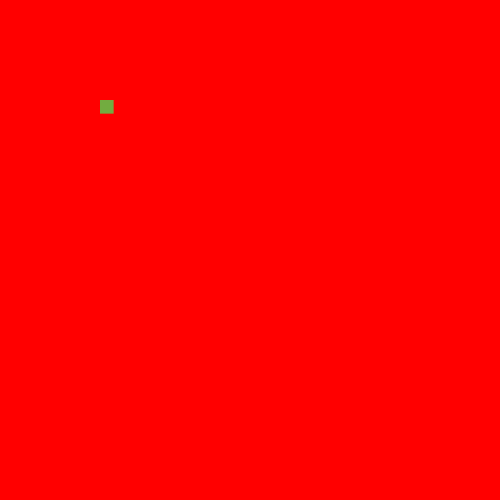
Frame 1 (no input)
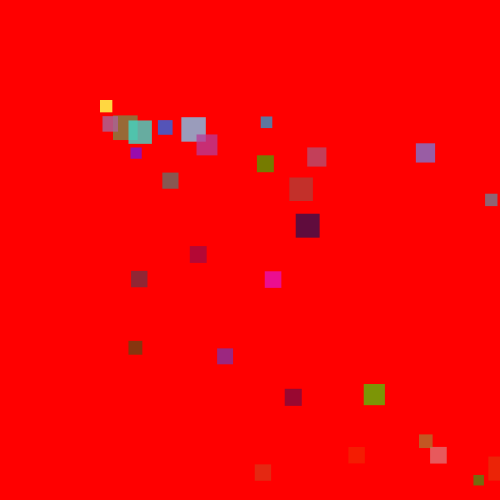
Frame 60 (no input)
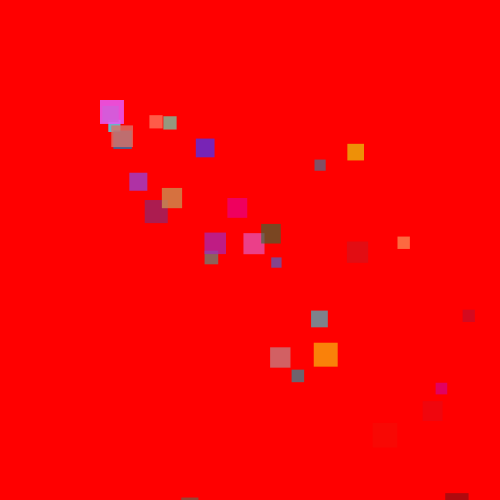
Frame 120 (the mouse pressed at the canvas centre since frame 60)

The p5.js sketch that drew these frames (run headless with seeded random() and noise() and a simulated clock; from frame 60 on, the mouse is pressed at the canvas centre):

// p5.js sketch
// ── sketch.js
let cars = [];

function setup() {
  createCanvas(500, 500);
  noStroke();

  // for (let i = 0; i < 20; i++) {
  //   cars.push(new Car());
  // }
}

function draw() {
  background("red");

  cars.push(new Car());

  for (let i = 0; i < cars.length; i++) {
    cars[i].display();
    cars[i].move();


    if (cars[i].a <= 0) {
      cars.splice(i, 1) ;
    }

  }

  print(cars.length);
}

class Car {
  constructor() {
    // attributes
    this.pos = createVector(100, 100);
    this.vel = createVector(random(1, 20), random(1, 20));
    this.a = random(200, 220) ;
    this.r = random(255) ;
    this.g = random(255) ;
    this.b = random(255) ;
    this.size = random(10,25)
  }

  // methods
  display() {
    fill(this.r, this.g, this.b, this.a);
    rect(this.pos.x, this.pos.y, this.size, this.size);
  }
  move() {
    this.pos.add(this.vel);
       this.a -=3 ;
    // if (this.pos.x > width) this.pos.x = 0;
    // if (this.pos.x < 0) this.pos.x = width;
    // if (this.pos.y > height) this.pos.y = 0;
    // if (this.pos.y < 0) this.pos.y = height;
  }
}
